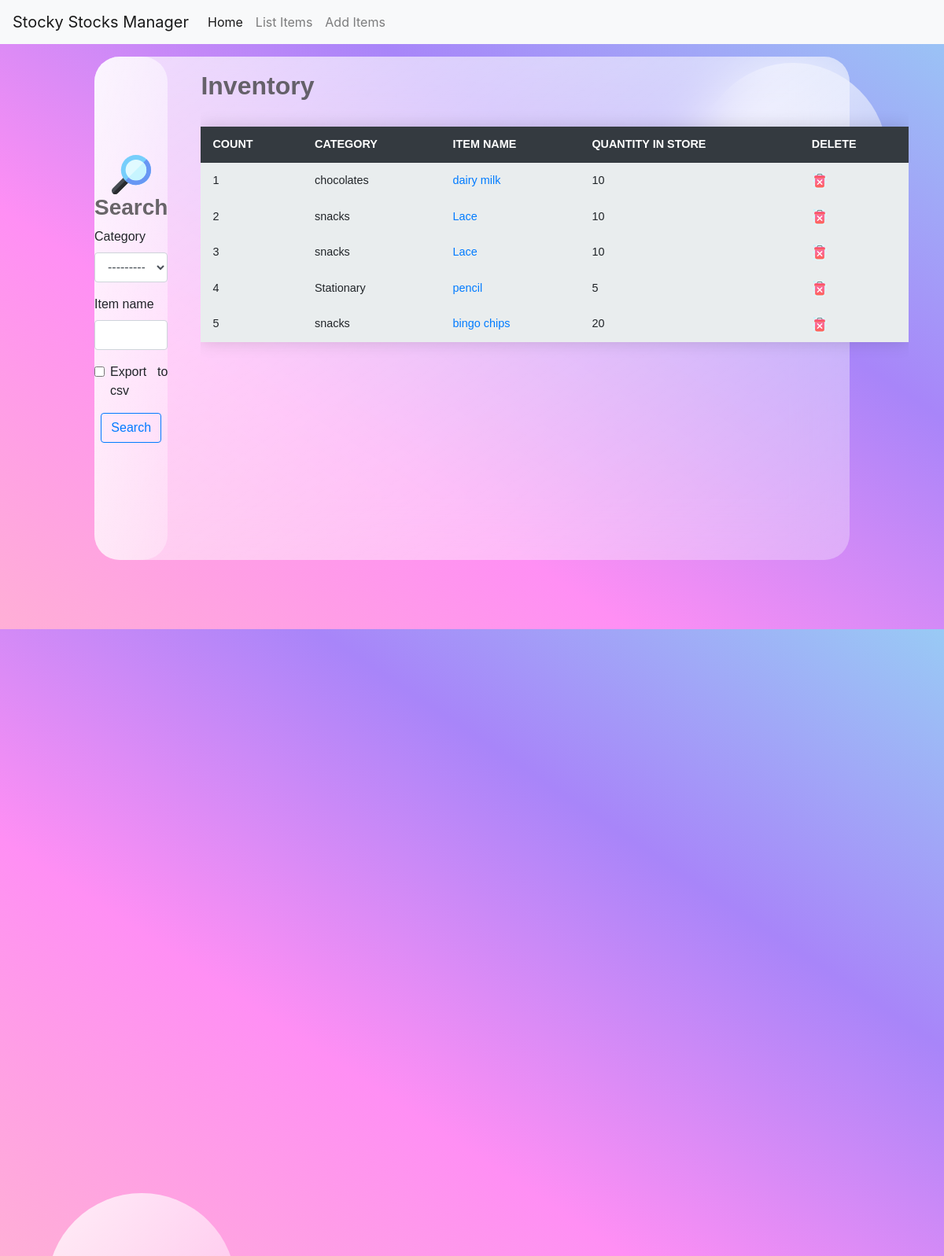
The page / on the database its author committed.
### stocky/models.py (models this page shows, shortened)
class Stock(models.Model):
	category = models.ForeignKey(Category, on_delete=models.CASCADE,blank=True)
	item_name = models.CharField(max_length=50, blank=True, null=True)
	quantity = models.IntegerField(default='0', blank=True, null=True)
	receive_quantity = models.IntegerField(default='0', blank=True, null=True)
	receive_by = models.CharField(max_length=50, blank=True, null=True)
	issue_quantity = models.IntegerField(default='0', blank=True, null=True)
	issue_by = models.CharField(max_length=50, blank=True, null=True)
	issue_to = models.CharField(max_length=50, blank=True, null=True)
	phone_number = models.CharField(max_length=50, blank=True, null=True)
	created_by = models.CharField(max_length=50, blank=True, null=True)
	reorder_level = models.IntegerField(default='0', blank=True, null=True)
	last_updated = models.DateTimeField(auto_now_add=False, auto_now=True)
	export_to_CSV = models.BooleanField(default=False)

class Category(models.Model):
	name = models.CharField(max_length=50, blank=True, null=True)
	def __str__(self):
		return self.name

### stocky/views.py (the view, shortened to what this page needs)
# urls.py: 2. Add a URL to urlpatterns:  path('', views.home, name='home')
def home(request):
	header = 'Dashboard'
	form = StockSearchForm(request.POST or None)
	queryset = Stock.objects.all()
	context = {
		"header": header,
		"queryset": queryset,
		"form": form,
	}
	return render(request, "home.html",context)

### stocky/forms.py
class StockSearchForm(forms.ModelForm):
	export_to_CSV = forms.BooleanField(required =False)
	class Meta:
   		model = Stock
   		fields = ['category', 'item_name']
   		widgets = {
   		'category': forms.Select(attrs={'class':'form-select form-select-lg mb-3','placeholder':'Example input placeholder'}),
   		'item_name':forms.TextInput(attrs={'class':'fform-label','z-index':'-1'})
   		}

### stocky/templates/home.html (shortened to what this page needs)
{% load static %}
{% load crispy_forms_tags %}
<!DOCTYPE html>
<html lang="en">
<head>
  <link href="{% static 'css/stylesheet.css' %}" rel="stylesheet">
  <link href="{% static 'css/bootstrap.min.css' %}" rel="stylesheet">
  <link rel="stylesheet" href="https://stackpath.bootstrapcdn.com/bootstrap/4.4.1/css/bootstrap.min.css"
>
  <link rel="stylesheet" href="{% static 'css/stylesheet.css' %}">
</head>
<body>
  {% include 'navbar.html' %}
  <main>
    <section class="glass">
      <div class="dashboard">
        <div>
          <div class="search">
            <img src="{% static 'img/magnifying-glass.svg' %}" alt="search" height="50" width="50" class="center" />
            <h3>Search</h1>
          </div>
          <form method='POST' action=''>{% csrf_token %}{{form|crispy}}
            <div class="text-center"><input type="submit" value='Search' class="btn btn-outline-primary" /></div>
          </form>
          <br>
        </div>
      </div>
      <div class="inventory">
        <div class="status">
          <h1>Inventory</h1>
          <div class="table-wrapper-scroll-y my-custom-scrollbar">
          <table class="styled-table">
            <thead>
              <tr>
                <th>COUNT</th>
                <th>CATEGORY</th>
                <th>ITEM NAME</th>
                <th>QUANTITY IN STORE</th>
                <th>DELETE</th>
              </tr>
            </thead>
            {% for instance in queryset %}
            <tr>
              <td>{{forloop.counter}}</td>
              <td>{{instance.category}}</td>
              <td><a href="{% url 'update_items' instance.id %}">{{instance.item_name}}</a></td>
              <td>{{instance.quantity}}</td>
              <td><a href="{% url 'delete_items' instance.id %}"><img src="{% static 'img/delete.png' %}"></a></td>
            </tr>
            {% endfor %}
          </table></div>
        </div>
      </div>
    </section>
  </main>
  <div class="circle2"></div>
</body>
</html>

### stocky/templates/navbar.html (shortened to what this page needs)
<nav class="navbar navbar-expand-md navbar-light  fixed-top bg-light">
  <a class="navbar-brand" href="/">Stocky Stocks Manager</a>
  <div class="collapse navbar-collapse" id="navbarCollapse">
    <ul class="navbar-nav mr-auto">
      <li class="nav-item active">
        <a class="nav-link" href="/">Home <span class="sr-only">(current)</span></a>
      </li>
      <li class="nav-item">
        <a class="nav-link" href="/list_items">List Items</a>
      </li>
      <li class="nav-item">
        <a class="nav-link" href="/add_items">Add Items</a>
      </li>
    </ul>
  </div>
</nav>

### stocky/static/css/stylesheet.css (style rules this page uses)
body { background-color: #2b2b2b; background: linear-gradient(to right top, #ffafd6,#ff8ff4, #a885f9,#99caf5); }
* { margin: 0; padding: 0; box-sizing: border-box; }
th { background-color: #343a40; color: white; }
main { font-family: 'Poppins', sans-serif; min-height: 70vh; display: flex; align-items: center; justify-content: center; }
.styled-table { background-color: #e9edee; border-collapse: collapse; margin: 25px 0; font-size: 0.9em; font-family: sans-serif; min-width: 900px; box-shadow: 0 0 20px rgba(0, 0, 0, 0.15); }
.styled-table th, .styled-table td { padding: 12px 15px; }
.my-custom-scrollbar { position: relative; height: 500px; overflow: auto; }
.glass { background: white; min-height: 80vh; width: 80%; background: linear-gradient(to right bottom, rgba(255, 255, 255, 0.7), rgba(255, 255, 255, 0.3)); border-radius: 2rem; z-index: 2; backdrop-filter: blur(2rem); display: flex; }
.dashboard { width: 15rem; display: flex; flex-direction: column; align-items: center; justify-content: space-evenly; text-align: justify; background: linear-gradient(to right bottom, rgba(255, 255, 255, 0.7), rgba(255, 255, 255, 0.3)); border-radius: 2rem; }
.inventory { margin: 10px; }
.status { margin-top: 0.5rem; margin-bottom: 2rem; margin-left: 2rem; }
.search { align-content: center; text-align: center; }
h1 { color: #444444; font-weight: 600; font-size: 2rem; opacity: 0.8; }
h3 { color: #444444; font-weight: 600; opacity: 0.8; }
.circle1,.circle2 { z-index: auto; background: white; background: linear-gradient(to right bottom, rgba(255, 255, 255, 0.8), rgba(255, 255, 255, 0.3)); height: 15rem; width: 15rem; position: absolute; border-radius: 50%; }
.circle2 { bottom: -10%; left: 5%; }

### stocky/templates/home.html (style rules this page uses)
body { min-height: 75rem; padding-top: 4.5rem; }

### rows shown on the page
Stock: category "chocolates", item_name "dairy milk", quantity "10"
Stock: category "snacks", item_name "Lace", quantity "10"
Stock: category "snacks", item_name "Lace", quantity "10"
Stock: category "Stationary", item_name "pencil", quantity "5"
Stock: category "snacks", item_name "bingo chips", quantity "20"
